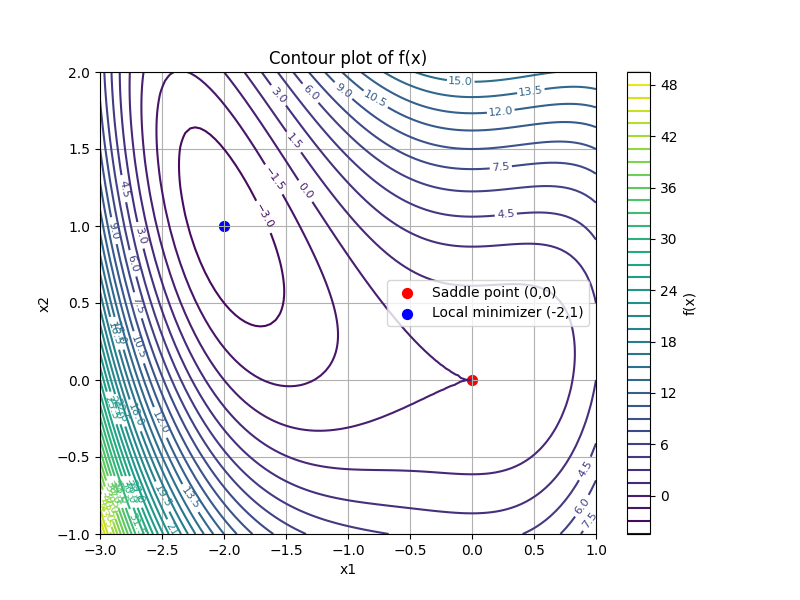

The script that drew this image:
import numpy as np
import matplotlib.pyplot as plt


# Define the function
def f(x1, x2):
    return x1**4 + 2 * (x1 - x2) * x1**2 + 4 * x2**2


# Generate grid points
x1 = np.linspace(-3, 1, 100)
x2 = np.linspace(-1, 2, 100)
X1, X2 = np.meshgrid(x1, x2)
Z = f(X1, X2)

# Create contour plot
plt.figure(figsize=(8, 6))
contour = plt.contour(X1, X2, Z, levels=50, cmap="viridis")
plt.clabel(contour, inline=True, fontsize=8)
plt.xlabel("x1")
plt.ylabel("x2")
plt.title("Contour plot of f(x)")
plt.colorbar(contour, label="f(x)")

# Mark the stationary points
plt.scatter(0, 0, color="red", s=50, label="Saddle point (0,0)")
plt.scatter(-2, 1, color="blue", s=50, label="Local minimizer (-2,1)")
plt.legend()
plt.grid(True)
plt.show()
